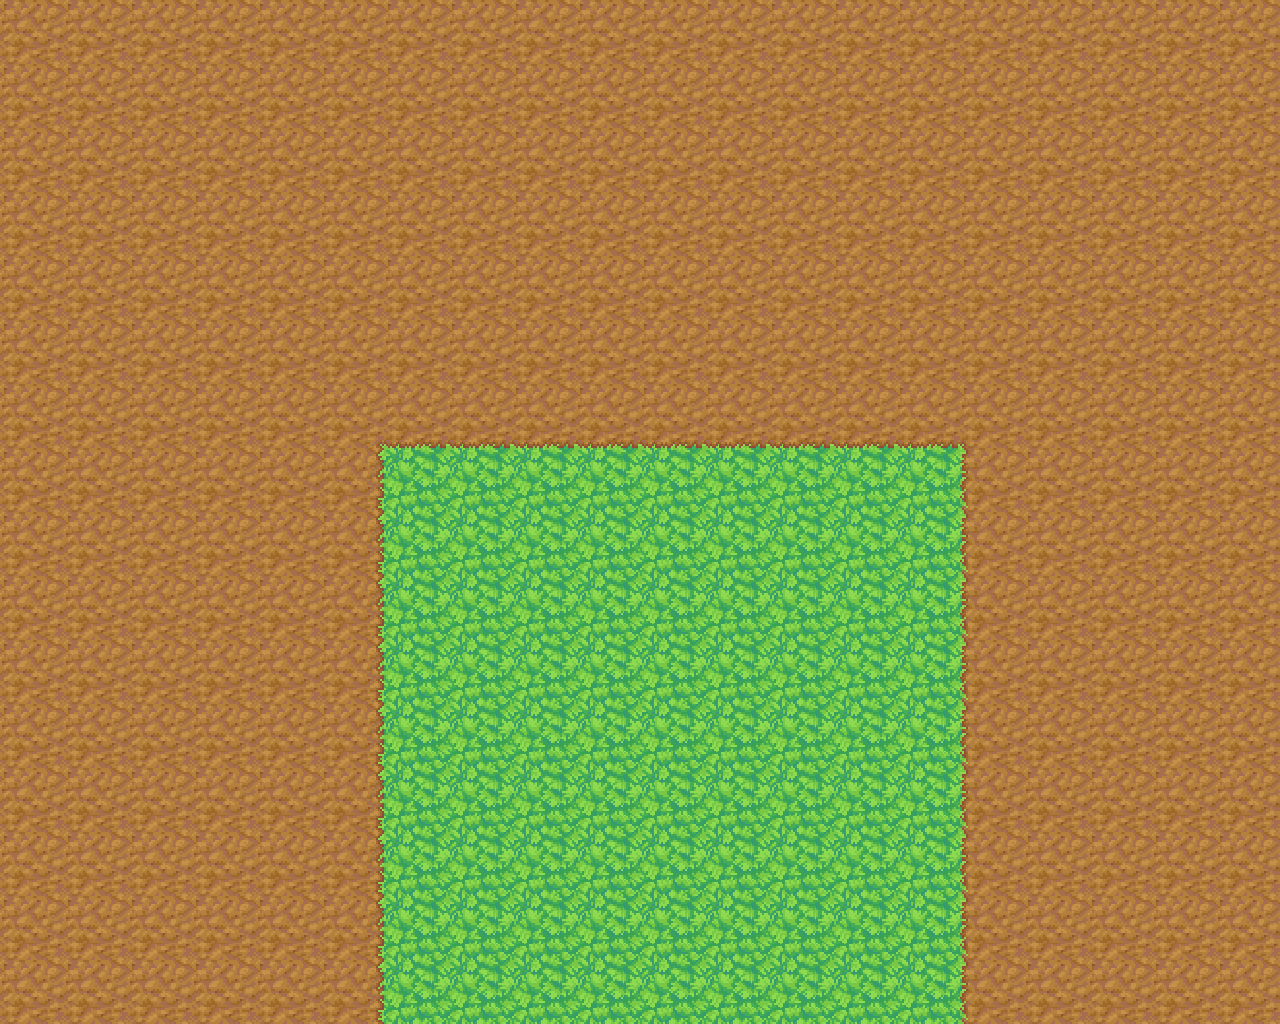

Tiled map render using the project's own tile images. Description and the map definition, with tile-layer contents summarised, below:
An orthogonal 20x16 tile map with 64x64 px tiles, 1 tile layer (Tile Layer 1), 3 tilesets.

<map version="1.0" orientation="orthogonal" width="20" height="16" tilewidth="64" tileheight="64">
 <tileset firstgid="1" name="sand_tile" tilewidth="64" tileheight="64">
  <image source="sand_tile.png" width="256" height="256" />
 </tileset>
 <tileset firstgid="17" name="vulcan_tile" tilewidth="64" tileheight="64">
  <image source="vulcan_tile.png" width="256" height="256" />
 </tileset>
 <tileset firstgid="33" name="jungle_tile" tilewidth="64" tileheight="64">
  <image source="jungle_tile.png" width="256" height="512" />
 </tileset>
 <layer name="Tile Layer 1" width="20" height="16">
  <data>[320 cells, 320 non-empty, 8 distinct tile ids]</data>
 </layer>
</map>
